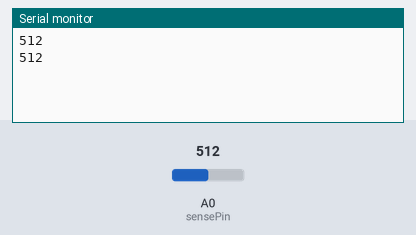
A sketch run on a simulated Arduino Uno, built with avr-gcc and run on an emulated ATmega328P. Parts: the last lines printed to the serial monitor. The test bench sets the inputs (shaded band); at power-on: A0 (sensePin) = 512.

Above: at 1.8 s.
1.9 s: A0 (sensePin) set to 716
At 2.8 s:
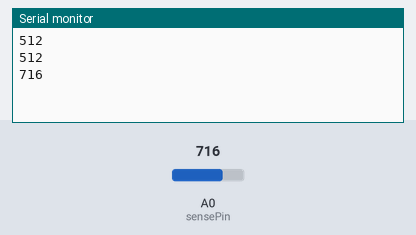
3.4 s: A0 (sensePin) set to 900
At 4.7 s:
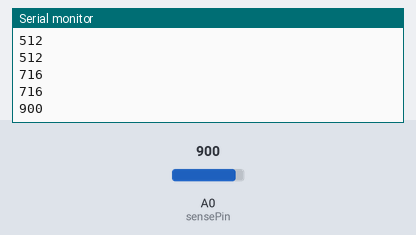
Timing chart, 0 to 6.4 s (numbered marks = the images above; inputs shaded):
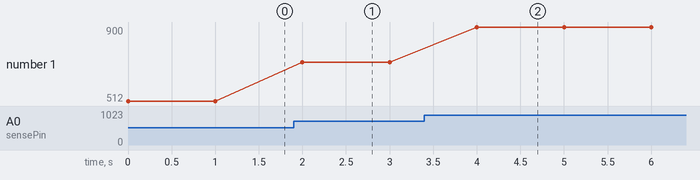

The sketch:

LDR.ino
```cpp
int sensePin = 0;

void setup()
{
  analogReference(DEFAULT);
  Serial.begin(9600);
}
void loop()
{
  Serial.println(analogRead(sensePin));
  delay(1000);
}
```

Measured:
- after the input at 1.9 s, the serial monitor: prints a new line after 0.10 s (image 1)
- after the input at 3.4 s, the serial monitor: prints a new line after 0.60 s (image 2)
- plotted number 1: 512 → 716 after the input at 1.9 s, 716 → 900 after the input at 3.4 s
